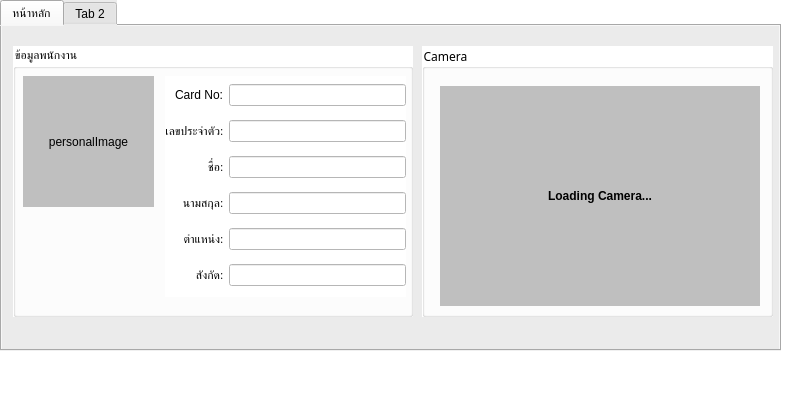
<?xml version="1.0" encoding="UTF-8"?>
<ui version="4.0">
 <class>MainWindow</class>
 <widget class="QMainWindow" name="MainWindow">
  <property name="geometry">
   <rect>
    <x>0</x>
    <y>0</y>
    <width>794</width>
    <height>397</height>
   </rect>
  </property>
  <property name="windowTitle">
   <string>MainWindow</string>
  </property>
  <property name="styleSheet">
   <string notr="true">background-color: rgb(255, 255, 255);</string>
  </property>
  <widget class="QWidget" name="centralwidget">
   <widget class="QPushButton" name="pushButton">
    <property name="geometry">
     <rect>
      <x>850</x>
      <y>430</y>
      <width>75</width>
      <height>23</height>
     </rect>
    </property>
    <property name="text">
     <string>PushButton</string>
    </property>
   </widget>
   <widget class="QTabWidget" name="tabWidget">
    <property name="geometry">
     <rect>
      <x>0</x>
      <y>0</y>
      <width>781</width>
      <height>351</height>
     </rect>
    </property>
    <property name="styleSheet">
     <string notr="true">background-color: rgb(235, 235, 235);</string>
    </property>
    <property name="currentIndex">
     <number>0</number>
    </property>
    <property name="elideMode">
     <enum>Qt::ElideRight</enum>
    </property>
    <widget class="QWidget" name="tab">
     <attribute name="title">
      <string>หน้าหลัก</string>
     </attribute>
     <widget class="QGroupBox" name="groupBox">
      <property name="geometry">
       <rect>
        <x>420</x>
        <y>20</y>
        <width>351</width>
        <height>271</height>
       </rect>
      </property>
      <property name="font">
       <font>
        <family>Ayuthaya</family>
       </font>
      </property>
      <property name="styleSheet">
       <string notr="true">
background-color: rgb(255, 255, 255);</string>
      </property>
      <property name="title">
       <string>Camera</string>
      </property>
      <widget class="QLabel" name="imgWidgetShow">
       <property name="geometry">
        <rect>
         <x>18</x>
         <y>40</y>
         <width>320</width>
         <height>220</height>
        </rect>
       </property>
       <property name="font">
        <font>
         <pointsize>9</pointsize>
         <weight>75</weight>
         <bold>true</bold>
        </font>
       </property>
       <property name="layoutDirection">
        <enum>Qt::LeftToRight</enum>
       </property>
       <property name="styleSheet">
        <string notr="true">background-color: rgb(191, 191, 191);</string>
       </property>
       <property name="text">
        <string>Loading Camera...</string>
       </property>
       <property name="alignment">
        <set>Qt::AlignCenter</set>
       </property>
       <property name="wordWrap">
        <bool>false</bool>
       </property>
       <property name="indent">
        <number>-6</number>
       </property>
      </widget>
     </widget>
     <widget class="QGroupBox" name="groupBox_2">
      <property name="geometry">
       <rect>
        <x>11</x>
        <y>20</y>
        <width>400</width>
        <height>271</height>
       </rect>
      </property>
      <property name="font">
       <font>
        <family>Ayuthaya</family>
       </font>
      </property>
      <property name="autoFillBackground">
       <bool>false</bool>
      </property>
      <property name="styleSheet">
       <string notr="true">background-color: rgb(255, 255, 255);</string>
      </property>
      <property name="title">
       <string>ข้อมูลพนักงาน</string>
      </property>
      <widget class="QWidget" name="gridLayoutWidget">
       <property name="geometry">
        <rect>
         <x>152</x>
         <y>30</y>
         <width>241</width>
         <height>221</height>
        </rect>
       </property>
       <layout class="QGridLayout" name="gridLayout">
        <item row="1" column="0">
         <widget class="QLabel" name="label_3">
          <property name="font">
           <font>
            <family>Ayuthaya</family>
           </font>
          </property>
          <property name="text">
           <string>เลขประจำตัว:</string>
          </property>
          <property name="alignment">
           <set>Qt::AlignRight|Qt::AlignTrailing|Qt::AlignVCenter</set>
          </property>
         </widget>
        </item>
        <item row="2" column="1">
         <widget class="QLineEdit" name="line_name"/>
        </item>
        <item row="1" column="1">
         <widget class="QLineEdit" name="line_num"/>
        </item>
        <item row="4" column="1">
         <widget class="QLineEdit" name="line_position"/>
        </item>
        <item row="4" column="0">
         <widget class="QLabel" name="label_6">
          <property name="font">
           <font>
            <family>Ayuthaya</family>
           </font>
          </property>
          <property name="text">
           <string>ตำแหน่ง:</string>
          </property>
          <property name="alignment">
           <set>Qt::AlignRight|Qt::AlignTrailing|Qt::AlignVCenter</set>
          </property>
         </widget>
        </item>
        <item row="0" column="1">
         <widget class="QLineEdit" name="line_card"/>
        </item>
        <item row="0" column="0">
         <widget class="QLabel" name="label_2">
          <property name="styleSheet">
           <string notr="true">background-color: rgb(255, 255, 255);</string>
          </property>
          <property name="text">
           <string>Card No:</string>
          </property>
          <property name="alignment">
           <set>Qt::AlignRight|Qt::AlignTrailing|Qt::AlignVCenter</set>
          </property>
         </widget>
        </item>
        <item row="2" column="0">
         <widget class="QLabel" name="label_4">
          <property name="font">
           <font>
            <family>Ayuthaya</family>
           </font>
          </property>
          <property name="text">
           <string>ชื่อ:</string>
          </property>
          <property name="alignment">
           <set>Qt::AlignRight|Qt::AlignTrailing|Qt::AlignVCenter</set>
          </property>
         </widget>
        </item>
        <item row="3" column="0">
         <widget class="QLabel" name="label_5">
          <property name="font">
           <font>
            <family>Ayuthaya</family>
           </font>
          </property>
          <property name="text">
           <string>นามสกุล:</string>
          </property>
          <property name="alignment">
           <set>Qt::AlignRight|Qt::AlignTrailing|Qt::AlignVCenter</set>
          </property>
         </widget>
        </item>
        <item row="3" column="1">
         <widget class="QLineEdit" name="line_lname"/>
        </item>
        <item row="5" column="0">
         <widget class="QLabel" name="label_7">
          <property name="font">
           <font>
            <family>Ayuthaya</family>
           </font>
          </property>
          <property name="text">
           <string>สังกัด:</string>
          </property>
          <property name="alignment">
           <set>Qt::AlignRight|Qt::AlignTrailing|Qt::AlignVCenter</set>
          </property>
         </widget>
        </item>
        <item row="5" column="1">
         <widget class="QLineEdit" name="line_under"/>
        </item>
       </layout>
      </widget>
      <widget class="QLabel" name="img_person">
       <property name="geometry">
        <rect>
         <x>10</x>
         <y>30</y>
         <width>131</width>
         <height>131</height>
        </rect>
       </property>
       <property name="styleSheet">
        <string notr="true">
background-color: rgb(191, 191, 191);</string>
       </property>
       <property name="text">
        <string>personalImage</string>
       </property>
       <property name="alignment">
        <set>Qt::AlignCenter</set>
       </property>
      </widget>
     </widget>
    </widget>
    <widget class="QWidget" name="tab_2">
     <attribute name="title">
      <string>Tab 2</string>
     </attribute>
    </widget>
   </widget>
  </widget>
  <widget class="QMenuBar" name="menubar">
   <property name="geometry">
    <rect>
     <x>0</x>
     <y>0</y>
     <width>794</width>
     <height>21</height>
    </rect>
   </property>
  </widget>
  <widget class="QStatusBar" name="statusbar"/>
 </widget>
 <resources/>
 <connections/>
</ui>
